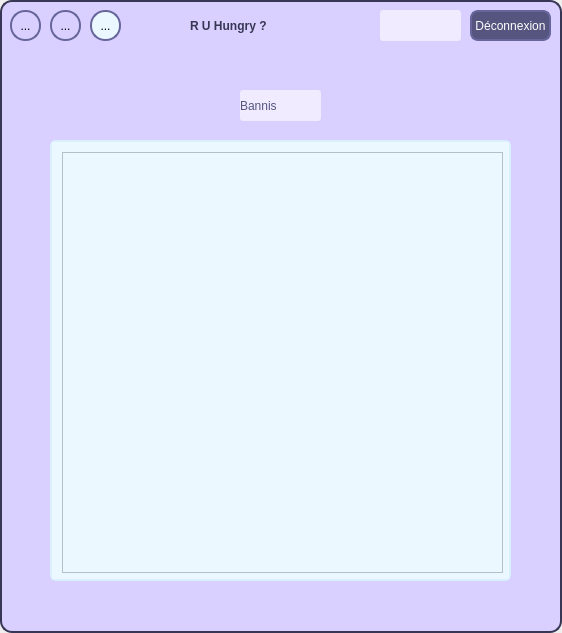
<?xml version="1.0" encoding="UTF-8"?>
<ui version="4.0">
 <class>BannedWindow</class>
 <widget class="QMainWindow" name="BannedWindow">
  <property name="geometry">
   <rect>
    <x>0</x>
    <y>0</y>
    <width>562</width>
    <height>633</height>
   </rect>
  </property>
  <property name="windowTitle">
   <string>MainWindow</string>
  </property>
  <property name="styleSheet">
   <string notr="true">#centralwidget {
	background-color: rgb(218, 208, 255);
	border: 2px solid rgb(55, 55, 85);
	border-radius: 12px;
}

#logoLbl {	
	font: 14pt &quot;Ink Free&quot;;
	background-color: transparent;
	color: rgb(55, 55, 85);
	font-weight: bold;
}

QToolButton:hover {
	background-color: rgb(255, 255, 255);
}

QToolButton:checked {
	background-color: rgb(235, 248, 255);
}

QToolButton {
	background-color: rgb(218, 208, 255);
	border: 2px solid rgb(102, 102, 155);
	border-radius: 15px;
}

QPushButton {
	background-color: rgb(85, 85, 127);
	color: rgb(255, 255, 255);
	border: 2px solid rgb(102, 102, 155);
	border-radius: 8px;
	font: 63 8pt &quot;Segoe UI Semibold&quot;;
}

QPushButton:hover {
	background-color: rgb(255, 255, 255);
	color: rgb(102, 102, 155);
}

QScrollArea {
	border: 2px solid rgb(218, 240, 255);
	border-radius: 6px;
}

#bannedMealArea QWidget {
	background-color: rgb(235, 248, 255);
}

#bannedMealArea QLabel {
	qproperty-alignment: 'AlignVCenter | AlignLeft';
}

QLabel {
	background-color: rgb(240, 235, 255);
	border-radius: 3px;
	color: rgb(85, 85, 127);
	qproperty-alignment: AlignCenter;
	font: 63 8pt &quot;Segoe UI Semibold&quot;;
}

#bannedMealArea QPushButton {
	border: 1px solid rgb(102, 102, 155);
	border-radius: 11px;
	max-width: 22px;
	min-height: 22px;
}

#bannedMealArea QPushButton:hover {
	background-color: rgb(218, 208, 255);
}</string>
  </property>
  <widget class="QWidget" name="centralwidget">
   <widget class="QLabel" name="logoLbl">
    <property name="geometry">
     <rect>
      <x>190</x>
      <y>10</y>
      <width>181</width>
      <height>31</height>
     </rect>
    </property>
    <property name="text">
     <string>R U Hungry ?</string>
    </property>
   </widget>
   <widget class="QLabel" name="bannedLbl">
    <property name="geometry">
     <rect>
      <x>240</x>
      <y>90</y>
      <width>81</width>
      <height>31</height>
     </rect>
    </property>
    <property name="text">
     <string>Bannis</string>
    </property>
   </widget>
   <widget class="QToolButton" name="homeBtn">
    <property name="geometry">
     <rect>
      <x>10</x>
      <y>10</y>
      <width>31</width>
      <height>31</height>
     </rect>
    </property>
    <property name="styleSheet">
     <string notr="true"/>
    </property>
    <property name="text">
     <string>...</string>
    </property>
    <property name="icon">
     <iconset resource="resources.qrc">
      <normaloff>:/icons/home.png</normaloff>:/icons/home.png</iconset>
    </property>
   </widget>
   <widget class="QToolButton" name="bannedBtn">
    <property name="geometry">
     <rect>
      <x>90</x>
      <y>10</y>
      <width>31</width>
      <height>31</height>
     </rect>
    </property>
    <property name="styleSheet">
     <string notr="true"/>
    </property>
    <property name="text">
     <string>...</string>
    </property>
    <property name="icon">
     <iconset resource="resources.qrc">
      <normaloff>:/icons/banned.png</normaloff>:/icons/banned.png</iconset>
    </property>
    <property name="checkable">
     <bool>true</bool>
    </property>
    <property name="checked">
     <bool>true</bool>
    </property>
   </widget>
   <widget class="QToolButton" name="favoritesBtn">
    <property name="geometry">
     <rect>
      <x>50</x>
      <y>10</y>
      <width>31</width>
      <height>31</height>
     </rect>
    </property>
    <property name="styleSheet">
     <string notr="true"/>
    </property>
    <property name="text">
     <string>...</string>
    </property>
    <property name="icon">
     <iconset resource="resources.qrc">
      <normaloff>:/icons/heart.png</normaloff>:/icons/heart.png</iconset>
    </property>
    <property name="checkable">
     <bool>false</bool>
    </property>
    <property name="checked">
     <bool>false</bool>
    </property>
   </widget>
   <widget class="QPushButton" name="logoutBtn">
    <property name="geometry">
     <rect>
      <x>470</x>
      <y>10</y>
      <width>81</width>
      <height>31</height>
     </rect>
    </property>
    <property name="tabletTracking">
     <bool>false</bool>
    </property>
    <property name="styleSheet">
     <string notr="true"/>
    </property>
    <property name="text">
     <string>Déconnexion</string>
    </property>
   </widget>
   <widget class="QLabel" name="usernameLbl">
    <property name="geometry">
     <rect>
      <x>380</x>
      <y>10</y>
      <width>81</width>
      <height>31</height>
     </rect>
    </property>
    <property name="text">
     <string>&lt;username&gt;</string>
    </property>
   </widget>
   <widget class="QScrollArea" name="bannedMealArea">
    <property name="geometry">
     <rect>
      <x>50</x>
      <y>140</y>
      <width>461</width>
      <height>441</height>
     </rect>
    </property>
    <property name="widgetResizable">
     <bool>true</bool>
    </property>
    <widget class="QWidget" name="scrollAreaWidgetContents">
     <property name="geometry">
      <rect>
       <x>0</x>
       <y>0</y>
       <width>457</width>
       <height>437</height>
      </rect>
     </property>
     <widget class="QListWidget" name="listWidget">
      <property name="geometry">
       <rect>
        <x>10</x>
        <y>10</y>
        <width>441</width>
        <height>421</height>
       </rect>
      </property>
     </widget>
    </widget>
   </widget>
  </widget>
 </widget>
 <resources>
  <include location="resources.qrc"/>
 </resources>
 <connections/>
</ui>
